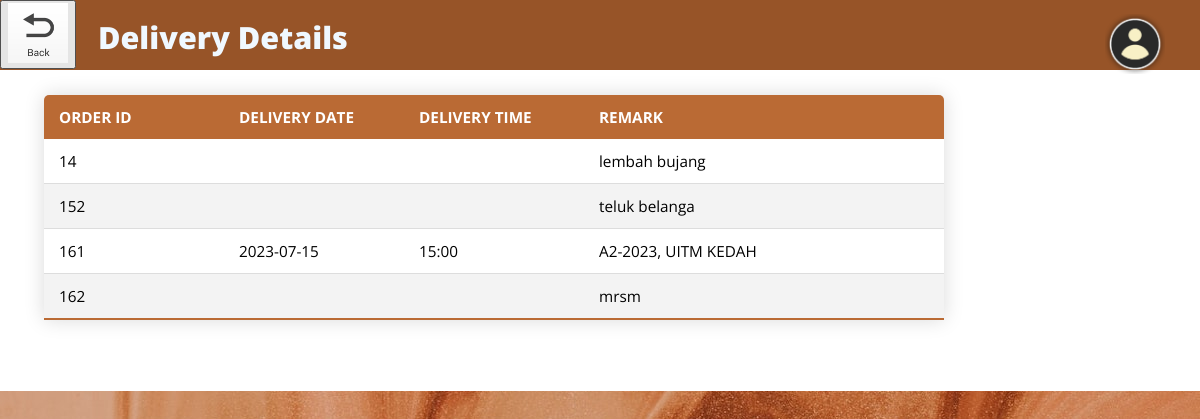
The page /customer/my-delivery.php (signed in) on the database its author committed.
### tables this page shows
CREATE TABLE `DELIVERY` (
  `DELI_NO` int(10) NOT NULL,
  `USER_ID` int(20) NOT NULL,
  `ORDER_ID` int(10) NOT NULL,
  `DELI_DATE` varchar(10) DEFAULT NULL,
  `DELI_TIME` varchar(15) DEFAULT NULL,
  `REMARK` varchar(200) DEFAULT NULL
);

### customer/my-delivery.php (the view, shortened to what this page needs)
<!DOCTYPE html>
                <?php
                include('../include/dbconn.php');
                ?>
                <html>
                <head>
                    <link href="../css/templatemo-style.css" rel="stylesheet" />
                </head>
                <body>
                <div class="dropdown-wrapper">
                    <button onclick="handleImageClick(event)"><img src="../img/account-logo3.png" width="60" height="60"></button>
                </div>
                <div class="container">
                    <div class="placeholder-backbtn">
                    <div class="container-backbtn">
                    <div class="backbutton">
                      <a href="my-order.php">
                        <button>
                          <img src="../img/backbutton.png" width="60px" height="60px" id="back" >
                      </button>
                    </a>
                    <div class="page-name"><h>Delivery Details</h></div>
                  </div>
      </div>
                  </div>
    <table class="content-table">
                      <thead>
                        <tr>
                            <th>ORDER ID</th>
                            <th>DELIVERY DATE</th>
                            <th>DELIVERY TIME</th>
                            <th colspan="2">REMARK</th>
                        </tr>
                      </thead>
                        <?php
                        $user_username= $_SESSION['user_username'];
                        $query = "SELECT USER_ID FROM `USER` WHERE `USER_USERNAME` = '$user_username'";
                        $result = mysqli_query($dbconn, $query);
                        if($row = mysqli_fetch_assoc($result)){
                            $user_id = $row['USER_ID'];
                            $query1 = "SELECT * FROM DELIVERY WHERE USER_ID = $user_id";
                            $result1 = mysqli_query($dbconn, $query1);
                            while($row1 = mysqli_fetch_array($result1)){
                                echo
                                "
                                <tr>
                                   <td>"
                                        .$row1['ORDER_ID'].
                                   "</td>
                                   <td>"
                                        .$row1['DELI_DATE'].
                                   "</td>
                                   <td>
                                      ".$row1['DELI_TIME']."
                                   </td>
                                   <td colspan='2'>"
                                      .$row1['REMARK'].
                                   "</td>";
                             }
                        }
                        ?>
                        </table>
                        <br><br>
</div>
</body>
</html>

### css/templatemo-style.css (style rules this page uses)
ul, nav, body, h1, h2, h4, h6, p, figure { margin: 0; padding: 0; }
a, button { transition: all 0.3s ease; }
html { box-sizing: border-box; -ms-overflow-style: scrollbar; }
*, *::before, *::after { box-sizing: inherit; }
.container { width: 100%; max-width: 1200px; margin-right: auto; margin-left: auto; }
body { font-family: 'Open Sans', Arial, sans-serif; font-size: 17px; background-image: url("../img/background.jpeg"); background-color: #cd895c; overflow-x: hidden; }
.container { background-color: white; }
.dropdown-wrapper { position: fixed; top: 4px; right: 25px; z-index: 9999; }
.dropdown-wrapper button { background-color: transparent; color: white; padding: 10px; font-size: 16px; border: none; cursor: pointer; }
.backbutton { max-width: 60px; max-width: 60px; display: flex; align-items: flex-start; }
.container-backbtn { display:flex; justify-content: flex-start; }
.page-name { margin-top: 16px; margin-left: 22px; font-size: 1.8em; font-weight: 900; min-width: 600px; color:aliceblue; }
.placeholder-backbtn { width: 100%; min-height: 70px; background-color: #975428; }
.content-table { border-collapse: collapse; margin: 25px 0; font-size: 0.9em; margin-left: 44px; min-width: 400px; border-radius: 5px 5px 0 0; overflow: hidden; box-shadow: 0 0 20px rgba(0, 0, 0, 0.15); table-layout: fixed; }
.content-table thead tr { background-color: #ba6a34; color: #ffff; text-align: left; font-weight: bold; }
.content-table th, .content-table td { padding: 12px 15px; word-wrap: break-word; }
.content-table tbody tr { border-bottom: 1px solid #dddddd; }
.content-table tbody tr:nth-of-type(even) { background-color: #f3f3f3; }
.content-table tbody tr:last-of-type { border-bottom: 2px solid #ba6a34; }

### customer/my-delivery.php (style rules this page uses)
.content-table { width: 900px; }

### rows shown on the page
delivery: ORDER_ID "14", REMARK "lembah bujang"
delivery: ORDER_ID "152", REMARK "teluk belanga"
delivery: ORDER_ID "161", DELI_DATE "2023-07-15", DELI_TIME "15:00", REMARK "A2-2023, UITM KEDAH"
delivery: ORDER_ID "162", REMARK "mrsm"
